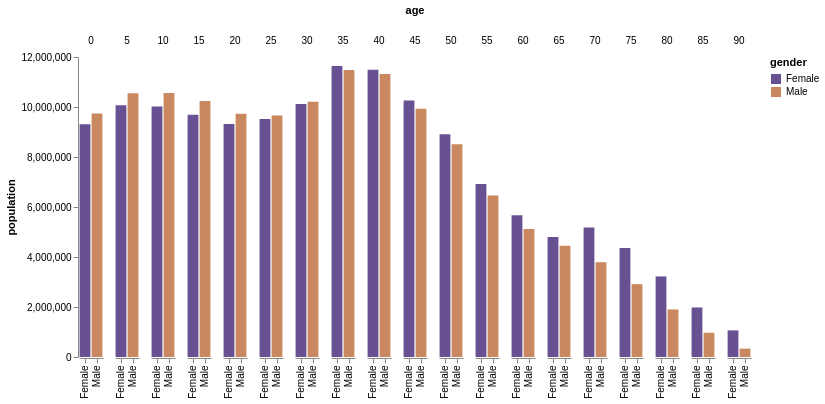

Here is the Vega-Lite specification saved for this chart:
### Vega-Lite specification from a JSON file in a GitHub repository (floating-point values rounded to 4 significant figures; data arrays with more than 128 entries replaced by an {"elided": "..."} marker saying what was removed)
{"$schema": "https://vega.github.io/schema/vega-lite/v4.json", "data": {"values": {"elided": "570 records"}}, "transform": [{"filter": "datum.year == 2000"}, {"calculate": "datum.sex == 2 ? 'Female' : 'Male'", "as": "gender"}], "width": {"step": 12}, "mark": "bar", "encoding": {"column": {"field": "age", "type": "ordinal", "spacing": 10}, "y": {"aggregate": "sum", "field": "people", "title": "population", "axis": {"grid": false}}, "x": {"field": "gender", "axis": {"title": ""}}, "color": {"field": "gender", "scale": {"range": ["#675193", "#ca8861"]}}}, "config": {"view": {"stroke": "transparent"}, "axis": {"domainWidth": 1}}}
